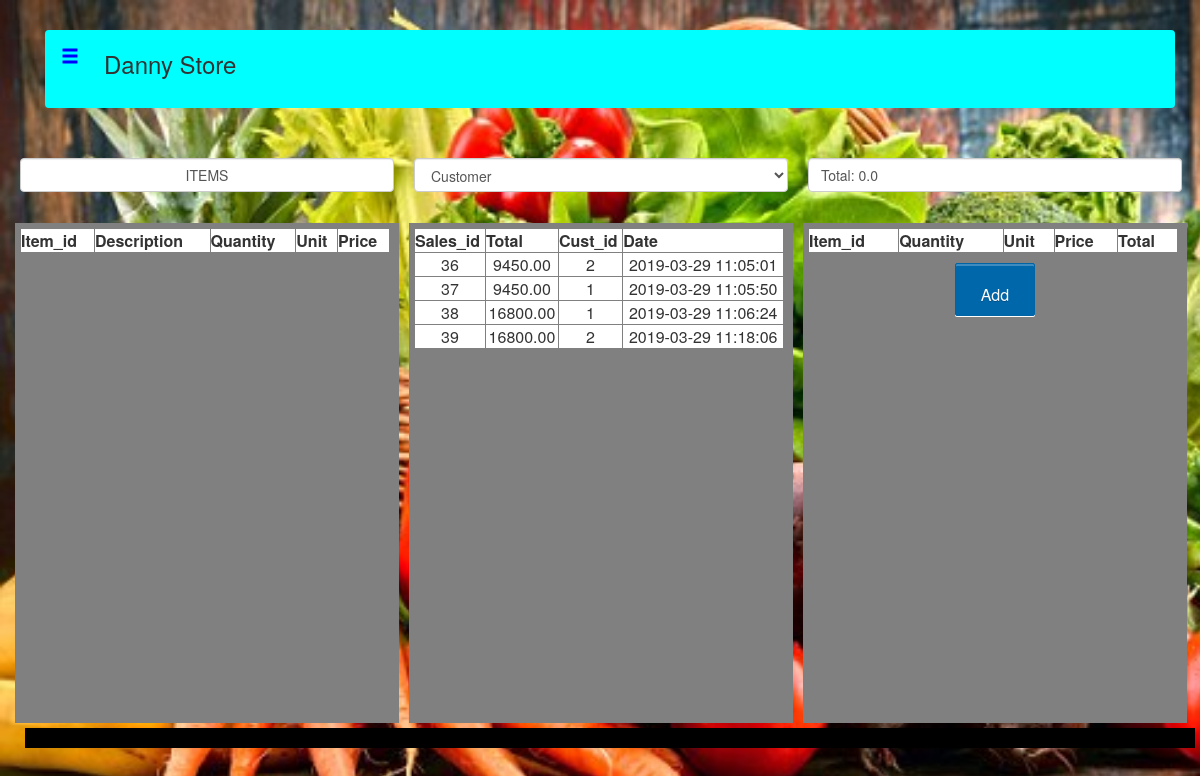
The app's page /home.php with its own data.
### tables this page shows
CREATE TABLE `sales` (
  `sales_id` int(11) NOT NULL,
  `date` timestamp NOT NULL DEFAULT CURRENT_TIMESTAMP ON UPDATE CURRENT_TIMESTAMP,
  `cust_id` int(11) NOT NULL,
  `total` decimal(20,2) NOT NULL
);

### home.php (the view, shortened to what this page needs)
<?php
	require('db.php');
?>
<!DOCTYPE>
<html>
<head>
	<link rel="stylesheet" type="text/css" href="login.css" />
	<link href="bootstrap-3.3.7/css/bootstrap.min.css" rel="stylesheet">
    <link href="css/phonebook.css" rel="stylesheet">
	<link rel="stylesheet" href="bootstrap-3.3.7/css/bootstrap.min.css">
</head>
<body>
	<div class="container-fluid" id="container">
    <div id="wrapper">
        <div id="page-content-wrapper">
            <div class="container-fluid" style="margin:0px; padding:0px;">
				<nav class="navbar navbar-green" id="nav">
					<div class="container-fluid">
					<div class="navbar-header">
							<a class="navbar-brand" onclick="openNav()"><span  class="glyphicon glyphicon-menu-hamburger"></span>&nbsp;&nbsp;<strong></strong></a>
					</div>
					<h3 style="padding-bottom:20px;">Danny Store</h3>
					</div>
				</nav>
			</div>
        </div>
		</div>
		<div class="row">
	<div class="dropdown column"  style="height:60px;">
		<button onclick="myFunction()" class="form-control">ITEMS</button>
	</div>
	<div class="column"  style="height:60px;">
		<select name="cust_id" id="customer"  placeholder="Cust_id" class="form-control" required>
		<option>Customer</option>
		</select>
	</div>
	<div class="column"  style="height:60px;">
		<div class="form-control"<h1 id="total"> Total: 0.0</h1></div>
	</div>
	</div>
	<div class="row">
		<div class="column" style="background-color:#808080;">
			<table width="99%" border="1" style="border-collapse:collapse; background-color:white;">
				<thead>
				<tr>
				<th><strong>Item_id</strong></th>
				<th><strong>Description</strong></th>
				<th><strong>Quantity</strong></th>
				<th><strong>Unit</strong></th>
				<th><strong>Price</strong></th>
				</tr>
				</thead>
				</table>
		</div>
		<div class="column" style="background-color:#808080;">
			<table width="99%" border="1" style="border-collapse:collapse; background-color:white;">
				<thead>
				<tr>
				<th><strong>Sales_id</strong></th>
				<th><strong>Total</strong></th>
				<th><strong>Cust_id</strong></th>
				<th><strong>Date</strong></th>
				</tr>
				</thead>
		<tbody>
	<?php
	$sel_query="Select sales.sales_id,SUM(sales_item.quantity * sales_item.price) as total,date,cust_id from sales,sales_item,items WHERE sales.sales_id = sales_item.sales_id AND items.item_id = sales_item.item_id GROUP BY sales_item.sales_id";
	$result = mysqli_query($con,$sel_query);
	while($row = mysqli_fetch_assoc($result)) { ?>
	<tr><td align="center"><?php echo $row["sales_id"]; ?></td>
	<td align="center"><?php echo $row["total"]; ?></td>
	<td align="center"><?php echo $row["cust_id"]; ?></td>
	<td align="center"><?php echo $row["date"]; ?></td></tr>
	</tbody>
	<?php  } ?></table>
		</div>
		<div class="column" style="background-color:#808080;">
			<table width="99%" border="1" style="border-collapse:collapse; background-color:white;">
				<thead>
				<tr>
				<th><strong>Item_id</strong></th>
				<th><strong>Quantity</strong></th>
				<th><strong>Unit</strong></th>
				<th><strong>Price</strong></th>
				<th><strong>Total</strong></th>
				</tr>
				</thead>
				</table>
		<center><input name="submit" class="add" type="submit" value="Add" /> </center>
			</div>
		</div>
		<div class="footer">
		</div>
</body>
</html

### login.css (style rules this page uses)
body { background: url(image2.jpg) no-repeat ; background-size: cover; }
a { color:#f5ef04; text-decoration:none; }
input[type='submit'] { padding: 20px 25px 8px; color: #fff; background-color: #0067ab; text-shadow: rgba(0,0,0,0.24) 0 1px 0; font-size: 16px; box-shadow: rgba(255,255,255,0.24) 0 2px 0 0 inset,#fff 0 1px 0 0; border: 1px solid #0164a5; border-radius: 2px; margin-top: 10px; cursor:pointer; }
body { margin:10px; padding:0px; width:100%; height:100%; }
.column { float: left; width: 3.00%; padding: 5px; height: 500px; margin: 5px; }
.row:after { content: ""; display: table; clear: both; }
.footer { background-color: black; padding: 10px; text-align: center; }
.dropdown { position: relative; display: inline-block; }

### css/phonebook.css (style rules this page uses)
body { overflow-x: hidden; }
#wrapper { padding-left: 0; -webkit-transition: all 0.5s ease; -moz-transition: all 0.5s ease; -o-transition: all 0.5s ease; transition: all 0.5s ease; }
#page-content-wrapper { width: 100%; position: absolute; padding: 15px; }
@media (min-width:768px) { #wrapper { padding-left: 0; } }
@media (min-width:768px) { #page-content-wrapper { padding: 20px; position: relative; } }
.navbar-green { background-color: #00FFFF; }
.navbar-green a { color:blue; }
.navbar-brand { cursor: pointer; }

### home.php (style rules this page uses)
body { margin:10px; padding:0px; width:100%; height:100%; }
.column { float: left; width: 32.00%; padding: 5px; height: 500px; margin: 5px; }
.row:after { content: ""; display: table; clear: both; }
.footer { background-color: black; padding: 10px; text-align: center; }
.dropdown { position: left; display: inline-block; }

### records on screen
sales: sales_id "36", total "9450.00", cust "2", date "2019-03-29 11:05:01"
sales: sales_id "37", total "9450.00", cust "1", date "2019-03-29 11:05:50"
sales: sales_id "38", total "16800.00", cust "1", date "2019-03-29 11:06:24"
sales: sales_id "39", total "16800.00", cust "2", date "2019-03-29 11:18:06"
